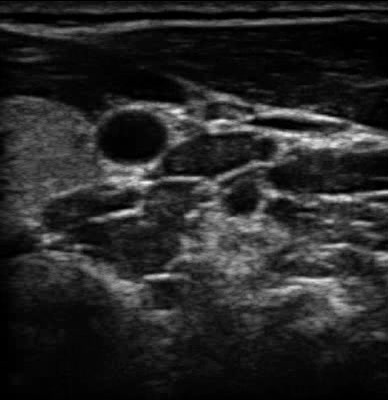
#> input picture m4.png, 388 x 400 px, found by its file name
$ jupyter execute Project.ipynb   (older library calls are emulated)
#> lines starting #> are read from the running program, lines starting #| are printed output that depends on the picture
[cell 1]
import cv2
import matplotlib.pyplot as plt
from matplotlib.patches import Rectangle

import numpy as np
import math
import scipy.ndimage as fi
import os

from sklearn.cluster import KMeans
from skimage.feature import graycomatrix, graycoprops

#---------------------------------------------------------------------------

RADIUS, SPREAD = 4, 4

MASK_SIZE = 3
mask = np.array([-1] * MASK_SIZE + [1] * MASK_SIZE) / MASK_SIZE

plt.set_cmap('gray')

# -------------------------------------------------------------------------
path = r'C:\Users\surya\OneDrive\Desktop\Mini Project - 6th Sem'
file = 'm4.png'


# -----------------------------------------------------------------------------

def showImage(im, title=None):

    plt.figure(figsize=(6,6))
    plt.imshow(im, cmap='gray')
    plt.title(title)
    plt.axis('off')
    plt.show()


#-------------------------------------------------------------------

def templateMatching(img, tpl):

    ims = img.shape
    ts = tpl.shape
    ts = ts[0]//2, ts[1]//2

    corIm = np.zeros(ims, int)

    for r in range(ts[0], ims[0]-ts[0]):
        for c in range(ts[1], ims[1]-ts[1]):

            subim = img[r-ts[0]:r+ts[0]+1,
                        c-ts[1]:c+ts[1]+1]

            corr = np.sum(subim * tpl)
            corIm[r, c] = corr

    return corIm


#----------------------------------------------------------------------------

def findMaxRegion(cimg):

    h, w = cimg.shape

    max_val = cimg.max()
    maxloc = np.argmax(cimg)

    row = maxloc // w
    col = maxloc - row * w

    return ((col, row), max_val)


#----------------------------------------------------------------------------

def showResult(img, tpl, loc):

    tpl -= np.min(tpl)
    tpl = (tpl * 255) // np.max(tpl)

    h, w = tpl.shape

    x = loc[0] - w//2
    y = loc[1] - h//2

    fig, ax = plt.subplots(figsize=(6,6))
    ax.imshow(img)

    ax.add_patch(Rectangle((x,y),
                           w,
                           h,
                           fc='none',
                           ec='g',
                           lw=3))

    plt.title("Detected ROI")
    plt.show()

    return x,y,w,h


#--------------------------------------------------------------------------------

def LoGDisc(radedge, sigma=3):

    gsize = sigma * 3
    rad = int(np.ceil(radedge + 4*sigma))

    circularEdge = np.ones((2 * rad + 1,
                            2 * rad + 1), float)

    gaussian = np.zeros((2 * gsize + 1,
                         2 * gsize + 1), float)

    gaussian[gsize, gsize] = 1
    gaussian = fi.gaussian_filter(gaussian, sigma)

    LoGTpl = cv2.Laplacian(gaussian,
                           cv2.CV_64F)

    for ri in range(-rad, rad+1):
        for ci in range(-rad, rad+1):

            r2 = math.sqrt(ri*ri + ci*ci)

            if r2 > radedge:
                circularEdge[ri+rad,
                             ci+rad] = 0

    template = cv2.filter2D(circularEdge,
                            -1,
                            LoGTpl)

    return template


#--------------------------------------------------------------------

def readImage(file):

    img = cv2.imread(file, 0)
    img = cv2.resize(img, (256,256))

    return img


#--------------------------------------------------------------------------------

def findMaxCorrelation(img, rho, sigma):

    cuRMAX = 0

    for s in range(-12,12):

        LoGTpl = LoGDisc(rho+s, sigma)

        CorImg = templateMatching(img, LoGTpl)

        loc, max_val = findMaxRegion(CorImg)

        if max_val > cuRMAX:

            cuRMAX = max_val
            maxloc = loc
            maxs = s
            cimg = CorImg

    return cimg, maxloc, maxs


# ============================================================
# Texture Analysis
# ============================================================

# [66 lines left out: functions texture_analysis, quantify_plaque, not called in this run]
# ============================================================
# KMEANS + ROI SELECTION
# ============================================================

def kmeans_segmentation(roi):

    print("\nApplying K-Means Clustering...")

    pixel_values = roi.reshape((-1,1))
    pixel_values = np.float32(pixel_values)

    k = 5

    kmeans = KMeans(
        n_clusters=k,
        random_state=0,
        n_init=10
    )

    labels = kmeans.fit_predict(pixel_values)
    labels_2d = labels.reshape(roi.shape)

    clusters = []

    plt.figure(figsize=(14,6))

    for i in range(k):

        cluster = np.zeros_like(roi)
        cluster[labels_2d == i] = roi[labels_2d == i]
        clusters.append(cluster)

        plt.subplot(2,3,i+1)
        plt.imshow(cluster, cmap='gray')
        plt.title(f"Cluster {i+1}")
        plt.axis('off')

    plt.tight_layout()
    plt.show()


    cluster_id = int(input("\nSelect cluster (1-5): "))

    selected_cluster = clusters[cluster_id-1]

    showImage(selected_cluster,"Selected Cluster")


    print("\nDraw ROI and press ENTER")

    scale = 3

    large_img = cv2.resize(
        selected_cluster,
        None,
        fx=scale,
        fy=scale,
        interpolation=cv2.INTER_CUBIC
    )

    cv2.namedWindow("Select ROI", cv2.WINDOW_NORMAL)
    cv2.resizeWindow("Select ROI", 1000, 800)

    roi_select = cv2.selectROI(
        "Select ROI",
        large_img,
        showCrosshair=True
    )

    cv2.destroyAllWindows()

    x, y, w, h = roi_select

    x = int(x/scale)
    y = int(y/scale)
    w = int(w/scale)
    h = int(h/scale)

    final_roi = selected_cluster[y:y+h, x:x+w]

    showImage(final_roi,"Final ROI")


    texture_analysis(
        final_roi,
        f"Cluster {cluster_id} ROI"
    )


    quantify_plaque(final_roi)


#----------------------------------------------------------------------------

def main():

    rho, sigma = RADIUS, SPREAD

    img = readImage(os.path.join(path, file))
#> in readImage, img is the input picture: shape (400, 388); min 0, max 248, mean 38.9

    cimg, maxloc, maxs = findMaxCorrelation(
                         img,
                         rho,
                         sigma)
#> the loop in findMaxCorrelation, `for s in range(-12,12): ` made 24 passes
#> (max_val, row in findMaxRegion, col in findMaxRegion, loc, cuRMAX) on passes 9 to 20: (4, 78, 183, (183, 78), 4), (21, 79, 187, (187, 79), 21), (52, 79, 187, (187, 79), 52), (105, 79, 187, (187, 79), 105), (159, 80, 195, (195, 80), 159), (217, 126, 84, (84, 126), 217), (263, 126, 84, (84, 126), 263), (294, 126, 83, (83, 126), 294), (358, 130, 158, (158, 130), 358), (424, 129, 159, (159, 129), 424), (486, 128, 159, (159, 128), 486), (536, 127, 158, (158, 127), 536)
#> (max_val, row in findMaxRegion, col in findMaxRegion) on passes 1 to 6: (0, 0, 0), (0, 0, 0), (0, 0, 0), (0, 0, 0), (0, 0, 0), (0, 0, 0)
#> after the loop in findMaxCorrelation, `for s in range(-12,12):`:
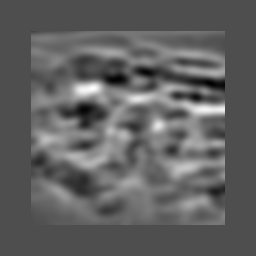
#> CorImg: shape (256, 256) int64; min -286, max 638, mean 67.5; drawn with min black and max white
#> after the loop in findMaxCorrelation, `for s in range(-12,12):`: cuRMAX = 638; maxs = 11
#> maxloc = (92, 88); maxs = 11

    print("Max location:", maxloc)
#| Max location: (92, 88)

    LoGTpl = LoGDisc(rho+maxs, sigma)
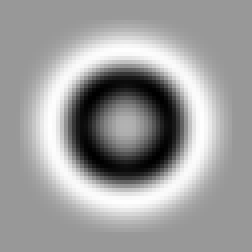
#> LoGTpl: shape (63, 63) float64 (shown 4 times larger); min -0.0191, max 0.0129, mean 0.000626; drawn with min black and max white

    x,y,w,h = showResult(
        img,
        LoGTpl,
        maxloc
    )
#> in showResult, `x = loc[0] - w//2`: x = 61
#> in showResult, `y = loc[1] - h//2`: y = 57
#> in showResult, `plt.show()`:
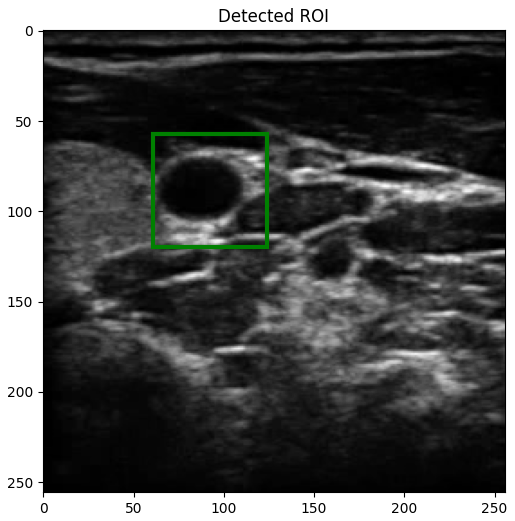
#> figure drawn by matplotlib, 1 panel
#> x = 61; y = 57; w = 63; h = 63

    roi = img[y:y+h, x:x+w]
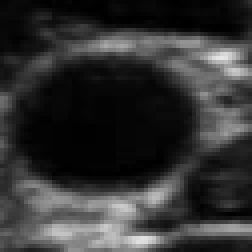
#> roi: shape (63, 63) (shown 4 times larger); min 0, max 231, mean 51

    showImage(roi, "Extracted ROI")

    kmeans_segmentation(roi)
#> in kmeans_segmentation, `pixel_values = roi.reshape((-1,1))`: pixel_values = 3969 values, max 231 at index 937, min 0 at index 43, mean 50.99
#> in kmeans_segmentation, `labels = kmeans.fit_predict(pixel_values)`: labels = 3969 values, max 4 at index 656, min 0 at index 0, mean 1.31
#> in kmeans_segmentation, `labels_2d = labels.reshape(roi.shape)`:
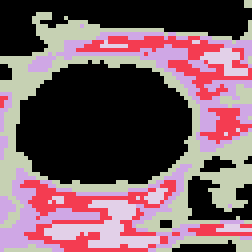
#> labels_2d: shape (63, 63) int32 (shown 4 times larger); 5 distinct labels, from 0 to 4; one colour per label, 0 black
#> after the loop in kmeans_segmentation, `for i in range(k):`:
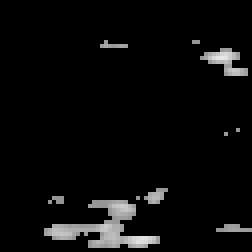
#> cluster: shape (63, 63) (shown 4 times larger); min 0, max 231, mean 10.3
#> after the loop in kmeans_segmentation, `for i in range(k):`: clusters = 5 items
#> in kmeans_segmentation, `plt.show()`:
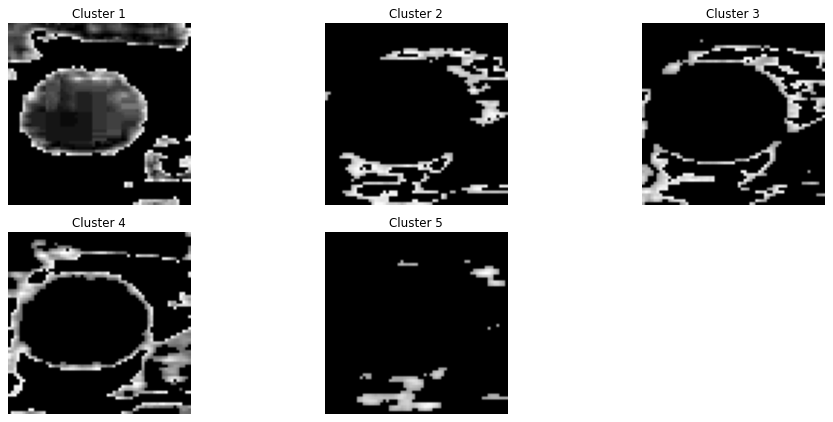
#> figure drawn by matplotlib, 5 panels
#> the answer given: 1
#> in kmeans_segmentation, `selected_cluster = clusters[cluster_id-1]`:
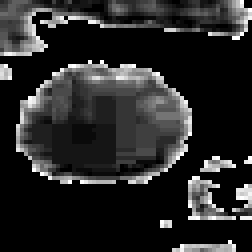
#> selected_cluster: shape (63, 63) (shown 4 times larger); min 0, max 24, mean 3.7; drawn with min black and max white
#> in kmeans_segmentation, `large_img = cv2.resize( selected_cluster, None, fx=scale, fy=scale, in..`:
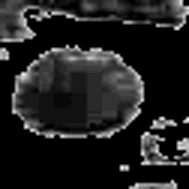
#> large_img: shape (189, 189); min 0, max 30, mean 3.8; drawn with min black and max white


#----------------------------------------------------------------------------

main()
